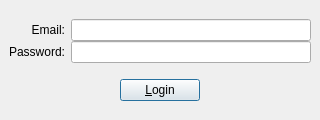
<ui version="4.0" >
 <author>John Eric Martin &lt;john.eric.martin@gmail.com></author>
 <class>Login</class>
 <widget class="QWidget" name="Login" >
  <property name="geometry" >
   <rect>
    <x>0</x>
    <y>0</y>
    <width>320</width>
    <height>120</height>
   </rect>
  </property>
  <layout class="QVBoxLayout" >
   <property name="leftMargin" >
    <number>9</number>
   </property>
   <property name="topMargin" >
    <number>9</number>
   </property>
   <property name="rightMargin" >
    <number>9</number>
   </property>
   <property name="bottomMargin" >
    <number>9</number>
   </property>
   <item>
    <layout class="QGridLayout" >
     <property name="verticalSpacing" >
      <number>0</number>
     </property>
     <item row="0" column="0" >
      <widget class="QLabel" name="emailLabel" >
       <property name="text" >
        <string>Email:</string>
       </property>
       <property name="alignment" >
        <set>Qt::AlignRight|Qt::AlignTrailing|Qt::AlignVCenter</set>
       </property>
      </widget>
     </item>
     <item row="0" column="1" >
      <widget class="QLineEdit" name="emailEdit" />
     </item>
     <item row="1" column="0" >
      <widget class="QLabel" name="passwordLabel" >
       <property name="text" >
        <string>Password:</string>
       </property>
       <property name="alignment" >
        <set>Qt::AlignRight|Qt::AlignTrailing|Qt::AlignVCenter</set>
       </property>
      </widget>
     </item>
     <item row="1" column="1" >
      <widget class="QLineEdit" name="passwordEdit" >
       <property name="echoMode" >
        <enum>QLineEdit::Password</enum>
       </property>
      </widget>
     </item>
    </layout>
   </item>
   <item>
    <layout class="QHBoxLayout" >
     <item>
      <spacer>
       <property name="orientation" >
        <enum>Qt::Horizontal</enum>
       </property>
       <property name="sizeHint" >
        <size>
         <width>40</width>
         <height>20</height>
        </size>
       </property>
      </spacer>
     </item>
     <item>
      <widget class="QPushButton" name="loginButton" >
       <property name="text" >
        <string>&amp;Login</string>
       </property>
       <property name="default" >
        <bool>true</bool>
       </property>
      </widget>
     </item>
     <item>
      <spacer>
       <property name="orientation" >
        <enum>Qt::Horizontal</enum>
       </property>
       <property name="sizeHint" >
        <size>
         <width>40</width>
         <height>20</height>
        </size>
       </property>
      </spacer>
     </item>
    </layout>
   </item>
  </layout>
 </widget>
 <includes/>
 <resources/>
 <connections/>
</ui>
